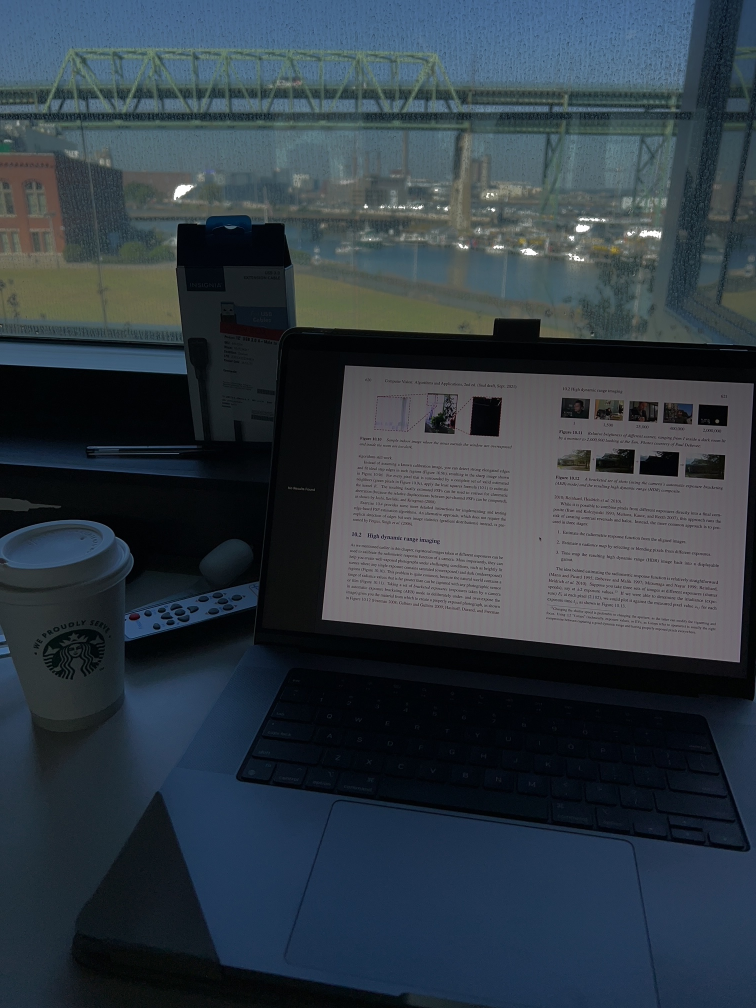
#> input picture vision-lab-7/IMAGE_1.JPG, 1512 x 2016 px (shown at 1/2 size)
$ python hdr.py
#> lines starting #> are read from the running program, lines starting #| are printed output that depends on the picture
### vision-lab-7/shared_libraries.py
import numpy as np
import cv2 as cv


# [94 lines left out: functions stack_images, feature_extracting, feature_matching, ratio_test, not called in this run]


def load_images(names):
    images = []
    for name in names:
        print(name)
        image = cv.imread(name)
        if image is None:
            print(f'Could Not load image {name}. Check the path ')
            continue
        images.append(image)
    if not images:
        raise ValueError("No valid images were loaded. Please check the file paths.")
    return images

### vision-lab-7/hdr.py
import cv2 as cv
import numpy as np
from shared_libraries import load_images

def mertens(images):
    mertens = cv.createMergeMertens()
    res = mertens.process(images)
    res_mertens_8bit = np.clip(res*255, 0, 255).astype('uint8')
    cv.imwrite("hdr_mertesens.jpg", res_mertens_8bit)
    return res_mertens_8bit

def main():
    images = load_images(['IMAGE_1.JPG', 'IMAGE_2.JPG', 'IMAGE_3.JPG'])
#> in load_images, image is the input picture: shape (2016, 1512, 3); mean B, G, R 68.2, 59.2, 48.5
#> images = 3 items
    merten = mertens(images)
#> in mertens, `res = mertens.process(images)`:
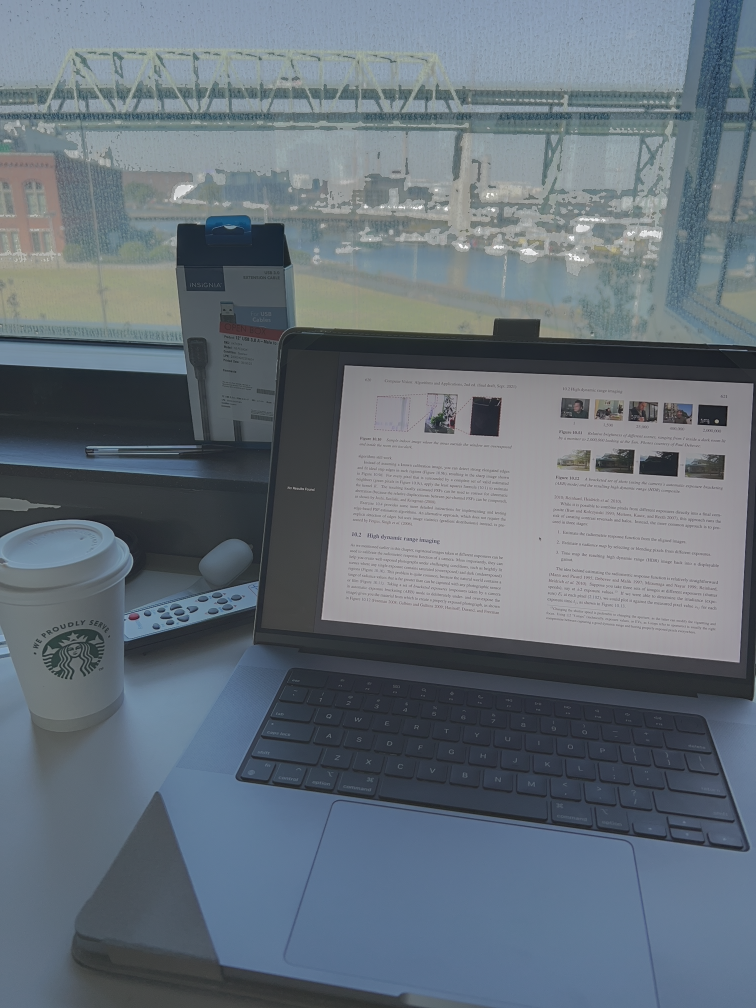
#> res: shape (2016, 1512, 3) float32 (shown at 1/2 size); mean of channels 0, 1, 2 0.457, 0.394, 0.328; drawn with min black and max white
#> in mertens, `res_mertens_8bit = np.clip(res*255, 0, 255).astype('uint8')`:
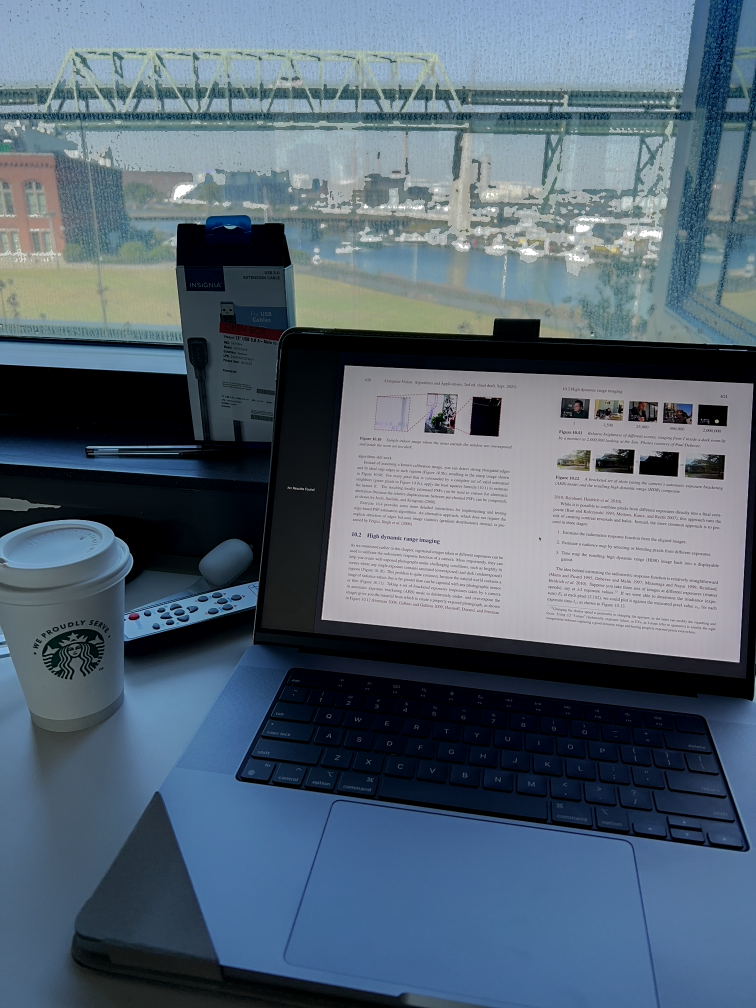
#> res_mertens_8bit: shape (2016, 1512, 3) (shown at 1/2 size); mean of channels 0, 1, 2 115.8, 101, 85.1; drawn as B, G, R
    cv.imshow("Mertens", merten)
    cv.waitKey(0)
    cv.destroyAllWindows()


if __name__ == "__main__":
    main()
